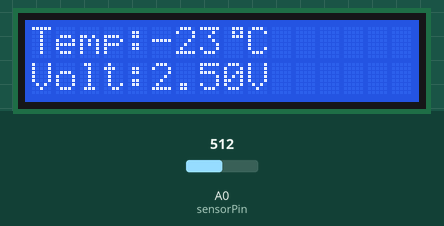
Recording of a sketch running on a simulated Arduino Uno, built with avr-gcc and run on an emulated ATmega328P. On the bench: 16×2 character LCD. The inputs (shaded band) are chosen by the test bench; at power-on: A0 (sensorPin) = 512.

Above: at 2.7 s.
2.8 s: A0 (sensorPin) set to 716
At 4.7 s:
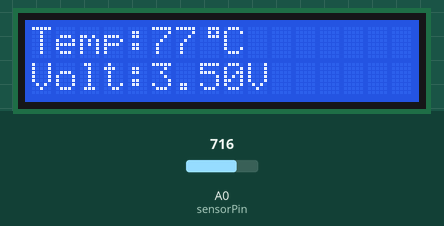
5.0 s: A0 (sensorPin) set to 900
At 6.2 s:
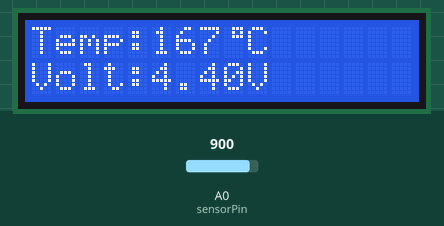
7.0 s: A0 (sensorPin) set to 1023
At 8.9 s:
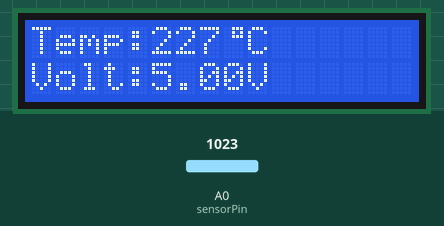
Timing chart, 0 to 10.4 s (numbered marks = the images above; inputs shaded):
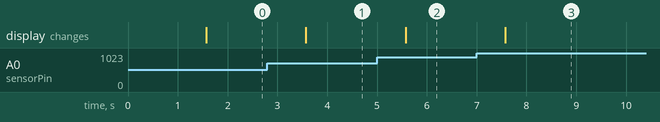

The sketch:

temp.ino.ino
```cpp
#include <LiquidCrystal.h>

LiquidCrystal lcd(12, 11, 5, 4, 3, 2);

const int sensorPin = A0;
const float Vref = 5.0;

// ===== Degree Symbol =====
byte degreeSymbol[8] = {
  B00111,
  B00101,
  B00111,
  B00000,
  B00000,
  B00000,
  B00000,
  B00000
};

// ===== Timer variables =====
unsigned long previousMillis = 0;
const unsigned long interval = 1000;   // 1 second update

void setup() {
  lcd.begin(16, 2);
  lcd.createChar(0, degreeSymbol);   // store degree symbol in slot 0

  lcd.print("LM335 Sensor");
  delay(1500);
  lcd.clear();
}

void loop() {

  // ===== TIMER INSTEAD OF DELAY =====
  unsigned long currentMillis = millis();

  if (currentMillis - previousMillis >= interval) {
    previousMillis = currentMillis;

    long sum = 0;

    // ===== 16 SAMPLES =====
    for (int i = 0; i < 16; i++) {
      sum += analogRead(sensorPin);
    }

    // ===== SHIFT INSTEAD OF DIVIDE =====
    float adcAvg = sum >> 4;   // divide by 16

    // Convert to voltage
    float voltage = adcAvg * (Vref / 1023.0);

    // ===== LOCK TO 0.01V STEP =====
    float lockedVoltage = round(voltage * 100.0) / 100.0;

    // Convert to temperature (LM335 gives Kelvin)
    float tempC = (lockedVoltage * 100.0) - 273.0;

    // ===== DISPLAY =====
    lcd.setCursor(0, 0);
    lcd.print("Temp:");
    lcd.print(tempC, 0);
    lcd.write(byte(0));   // degree symbol
    lcd.print("C   ");

    lcd.setCursor(0, 1);
    lcd.print("Volt:");
    lcd.print(lockedVoltage, 2);
    lcd.print("V   ");
  }
}
```

Measured:
- after the input at 2.8 s, the display: changes after 0.77 s (image 1)
- after the input at 5.0 s, the display: changes after 0.57 s (image 2)
- after the input at 7.0 s, the display: changes after 0.57 s (image 3)
